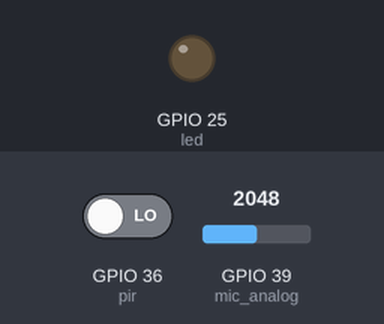
Simulated run of this program. Board: ESP32. Shown: output pins drawn as LEDs (lit = HIGH). Dashed ring = blinking. The inputs (shaded band) are chosen by the test bench; at power-on: GPIO 36 (pir) LOW, GPIO 39 (mic_analog) = 2048. WiFi joins after 1.5 s; servers stay silent unless stated; what the program prints to the serial monitor is not drawn.

Above: at 12.7 s.
12.8 s: GPIO 36 (pir) driven HIGH
At 14.4 s:
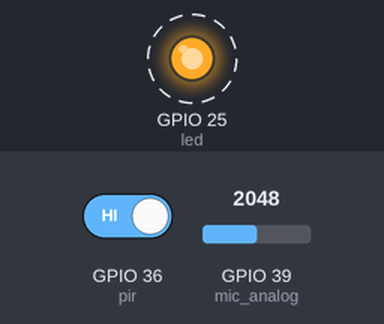
16.8 s: GPIO 39 (mic_analog) set to 1957
At 16.8 s:
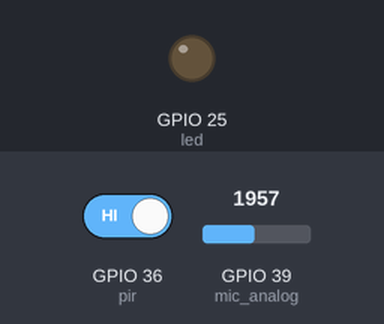
18.3 s: GPIO 39 (mic_analog) set to 2047
At 22.2 s:
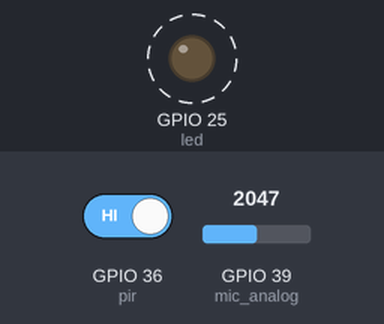
22.3 s: GPIO 39 (mic_analog) set to 1228
At 23.1 s:
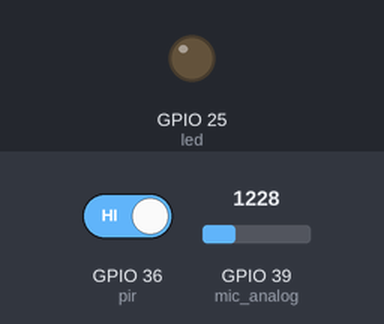
Timing chart, 0 to 24.8 s (numbered marks = the images above; inputs shaded):
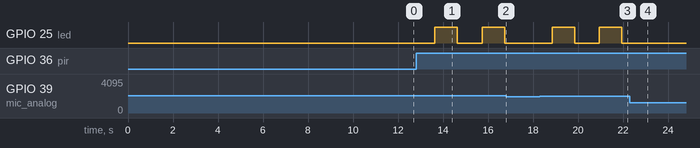

The program:

main.cpp
```cpp
#define DISABLE_ALL_LIBRARY_WARNINGS // Disables all library warnings

#include <Arduino.h>
#include <WiFi.h>
#include <ThingSpeak.h>

// define wifi access point here
#define WIFI_SSID "nakano 2.4G" // The name of the WiFi access point
#define WIFI_PASS "19850916" // The password of the WiFi access point
//#define WIFI_SSID "Aatusa" // The name of the WiFi access point
//#define WIFI_PASS "aatusa01"// The password of the WiFi access point
WiFiClient client; // The client that connects to the WiFi network

// define ThingSpeak keys here
#define Channel_ID 2115495 // The ID of the ThingSpeak channel to update
#define Write_API_Key "93IOCSUWIY7YBRIC" // The Write API key of the ThingSpeak channel
#define Read_API_Key "J5KTZH756C37JNPK" // The Read API key of the ThingSpeak channel

int pir = GPIO_NUM_36; // The pin number of the motion sensor
int led = GPIO_NUM_25; // The pin number of the LED
int mic_digital = GPIO_NUM_26; // The pin number of the digital output of the microphone
int mic_analog = GPIO_NUM_39; // The pin number of the analog output of the microphone
int motionState = LOW; // The current state of the motion sensor's pin
float a_val; // The analog value of the microphone's output
int mic_max_temp = 0; // The maximum value of the microphone's output during calibration
float calibrated_a_val; // The calibrated value of the microphone's output

void calibrate_microphone()
{
  const unsigned long calibration_time = 10000; // The time (in ms) to calibrate the microphone
  unsigned long start_time = millis(); // The start time of the calibration
  Serial.println(" ");
  Serial.print("Calibrating the microphone");
  while (millis() - start_time < calibration_time) // While the calibration time has not elapsed
  {
    Serial.print(".");
    int mic_val = analogRead(mic_analog); // Read the value of the microphone's output
    if (mic_val > mic_max_temp) // If the value is greater than the previous maximum
    {
      mic_max_temp = mic_val; // Update the maximum value
    }
    delay(10);
  }
  calibrated_a_val = ((float)mic_max_temp * 100) / 4095; // Calibrate the microphone's output
  // Print calibration results
  Serial.println(" ");
  Serial.print("max value: ");
  Serial.println(calibrated_a_val);
}

void httpRequest(int field1Data, float field2Data)
{
  // Initialize ThingSpeak
  ThingSpeak.begin(client);

  // Set the fields with the values
  ThingSpeak.setField(1, field1Data);
  ThingSpeak.setField(2, field2Data);

  int res = ThingSpeak.writeFields(Channel_ID, Write_API_Key); // Update the ThingSpeak channel with the data
  if (res == 200) // If the update is successful
  {
    Serial.println("Channel update success.");
  }
  else // If the update fails
  {
    Serial.print("Channel update error: ");
    Serial.println(res);
  }
  client.stop(); // Disconnect from the ThingSpeak server
}

void setup()
{
  Serial.begin(9600); // initialize serial communication

  pinMode(mic_digital, INPUT); // set KY-037 pin to input mode
  pinMode(pir, INPUT);         // set ESP32 pin to input mode
  pinMode(led, OUTPUT);        // set ESP32 pin to output mode

  // We start by connecting to a WiFi network
  Serial.println();
  Serial.println();
  Serial.print("Connecting to ");
  Serial.println(WIFI_SSID);

  WiFi.begin(WIFI_SSID, WIFI_PASS); // Connect to WiFi network using SSID and password

  while (WiFi.status() != WL_CONNECTED) // Wait for WiFi to connect
  {
    delay(500);
    Serial.print(".");
  }

  Serial.println("");
  Serial.println("WiFi connected");
  Serial.println("IP address: ");
  Serial.println(WiFi.localIP()); // Print local IP address

  digitalWrite(led, LOW); // Turn off LED

  calibrate_microphone(); // calibrate mic
}

void loop()
{
  int count = 0; // count number of detections
  double sensitivity_adjust = 0.6; // adjust sensitivity of microphone
  float max_a_val = -1; // initialize max_a_val to a small value

  // Run loop for 60 iterations (60 seconds)
  for (int i = 0; i < 60; i++)
  {
    a_val = (float)analogRead(mic_analog); // read analog input from microphone
    a_val = ((float)a_val * 100) / 4095; // convert analog value to percentage
    Serial.print("Current noise: ");
    Serial.print(a_val);
    Serial.print(" | ");
    Serial.print("Max noise: ");
    Serial.print(calibrated_a_val - sensitivity_adjust); // print current and max noise levels
    Serial.print(" | ");
    Serial.print("Motion state: ");
    Serial.println(motionState);

    if (a_val > max_a_val) // update max_a_val if a_val is greater
    {
      max_a_val = a_val;
    }

    motionState = digitalRead(pir); // read motion sensor state

    if ((motionState) && (a_val > calibrated_a_val - sensitivity_adjust)) // if motion detected AND noise level is higher than calibrated value
    {
      count++; // increment detection count
      Serial.println("***************************************");
      Serial.print("volume: ");
      Serial.println(a_val);
      Serial.print("count: ");
      Serial.println(count); // print volume and count
      Serial.println("***************************************");
      digitalWrite(led, HIGH); // turn on LED
      delay(1000); // delay for 1 second
      digitalWrite(led, LOW); // turn off LED
      max_a_val = a_val; // update max_a_val
    }
    delay(1000); // delay for 1 second
  }

  if (count > 0) // if detections were made
  {
    Serial.println("Intruder!!");
    httpRequest(count, max_a_val); // send HTTP request with count and max_a_val
  }
  else // if no detections were made
  {
    Serial.println("No Intruder so far");
    httpRequest(0, max_a_val); // send HTTP request with count=0 and max_a_val
  }
}
```

Measured:
- the behaviour switches between 2024 and 2023 on GPIO 39 (mic_analog) (found by bisection; images 1 and 2)
- after the input at 12.8 s, GPIO 25 (led): alternates HIGH for 1.0 s and LOW for 1.1 s, starting after 0.84 s
- after the input at 16.8 s, GPIO 25 (led): stays LOW (without the input it goes to HIGH after 1.0 s)
- after the input at 18.3 s, GPIO 25 (led): alternates HIGH for 1.0 s and LOW for 1.1 s, starting after 0.55 s
- after the input at 22.3 s, GPIO 25 (led): stays LOW (without the input it goes to HIGH after 0.76 s)
